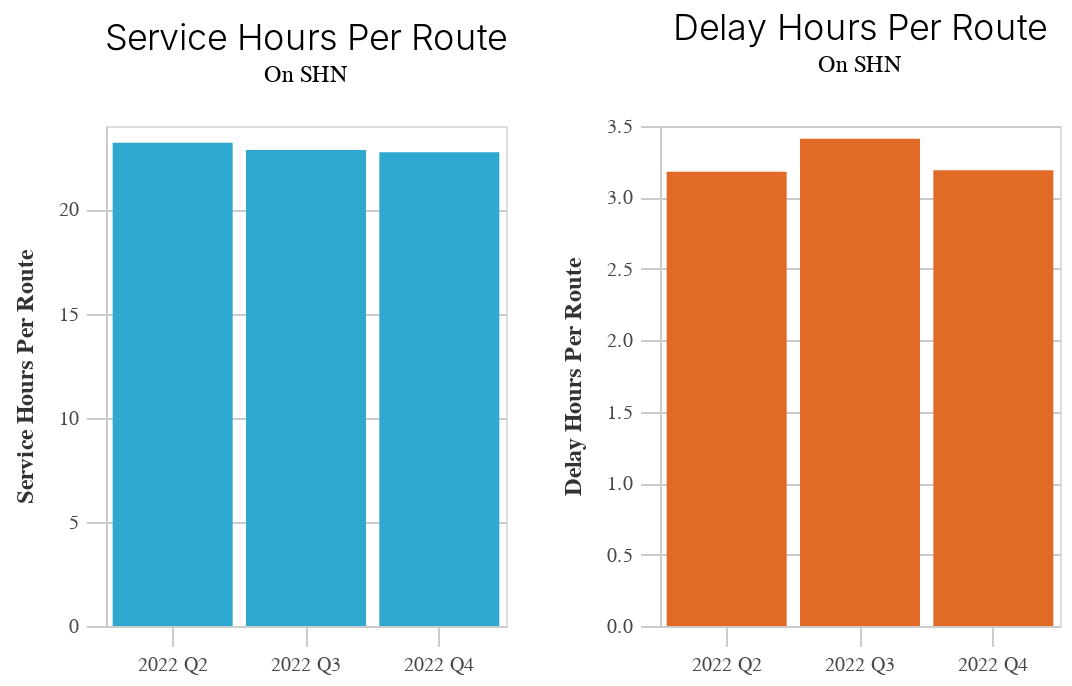

Source (notebook cell):
### Code cell
o1

### Figure 1 — Vega-Lite specification as saved in the notebook (floating-point values rounded to 4 significant figures)
{"config": {"view": {"continuousWidth": 400, "continuousHeight": 300}, "axis": {"domainColor": "#cbcbcb", "grid": true, "gridColor": "#cbcbcb", "gridWidth": 1, "labelColor": "#474747", "labelFont": "Nunito Sans", "labelFontSize": 10, "labelPadding": 4, "tickColor": "#cbcbcb", "tickSize": 10, "titleColor": "#333", "titleFont": "Raleway", "titleFontSize": 12, "titlePadding": 10}, "axisBand": {"grid": false}, "background": "white", "font": "Raleway", "header": {"labelFont": "Nunito Sans", "titleFont": "Raleway"}, "legend": {"labelColor": "#333", "labelFont": "Nunito Sans", "labelFontSize": 11, "labelLimit": 0, "padding": 1, "symbolSize": 30, "symbolType": "square", "titleColor": "#333", "titleFont": "Raleway", "titleFontSize": 14, "titlePadding": 10}, "title": {"anchor": "middle", "font": "Raleway", "fontSize": 18, "fontWeight": 300, "offset": 20}}, "hconcat": [{"data": {"name": "data-fed21458def2375e47e464b33cbbe147"}, "mark": "bar", "encoding": {"color": {"value": "#2EA8CE"}, "tooltip": [{"field": "year", "type": "quantitative"}, {"field": "quarter", "type": "nominal"}, {"field": "year_quarter", "type": "nominal"}, {"field": "variable", "type": "nominal"}, {"field": "category", "type": "nominal"}, {"field": "value", "type": "quantitative"}], "x": {"axis": {"format": "2022 Q%q"}, "field": "service_date", "timeUnit": "quarter", "title": null, "type": "ordinal"}, "y": {"field": "value", "title": "Service Hours Per Route", "type": "quantitative"}}, "height": 250, "selection": {"selector005": {"type": "interval", "bind": "scales", "encodings": ["x", "y"]}}, "title": {"text": "Service Hours Per Route", "subtitle": "On SHN"}, "width": 200}, {"data": {"name": "data-28715b743dba3ca18f33070750db53dc"}, "mark": "bar", "encoding": {"color": {"value": "#E16B26"}, "tooltip": [{"field": "year", "type": "quantitative"}, {"field": "quarter", "type": "nominal"}, {"field": "year_quarter", "type": "nominal"}, {"field": "variable", "type": "nominal"}, {"field": "category", "type": "nominal"}, {"field": "value", "type": "quantitative"}], "x": {"axis": {"format": "2022 Q%q"}, "field": "service_date", "timeUnit": "quarter", "title": null, "type": "ordinal"}, "y": {"field": "value", "title": "Delay Hours Per Route", "type": "quantitative"}}, "height": 250, "selection": {"selector006": {"type": "interval", "bind": "scales", "encodings": ["x", "y"]}}, "title": {"text": "Delay Hours Per Route", "subtitle": "On SHN"}, "width": 200}], "resolve": {"scale": {"y": "independent"}}, "spacing": 25, "$schema": "https://vega.github.io/schema/vega-lite/v4.17.0.json", "datasets": {"data-fed21458def2375e47e464b33cbbe147": [{"category": "On SHN", "variable": "service_hours_per_route", "value": 23.2, "service_date": "2022-05-04", "year_quarter": "Q2_2022", "quarter": "Q2", "year": 2022}, {"category": "On SHN", "variable": "service_hours_per_route", "value": 22.85, "service_date": "2022-08-17", "year_quarter": "Q3_2022", "quarter": "Q3", "year": 2022}, {"category": "On SHN", "variable": "service_hours_per_route", "value": 22.74, "service_date": "2022-10-12", "year_quarter": "Q4_2022", "quarter": "Q4", "year": 2022}], "data-28715b743dba3ca18f33070750db53dc": [{"category": "On SHN", "variable": "delay_hours_per_route", "value": 3.18, "service_date": "2022-05-04", "year_quarter": "Q2_2022", "quarter": "Q2", "year": 2022}, {"category": "On SHN", "variable": "delay_hours_per_route", "value": 3.41, "service_date": "2022-08-17", "year_quarter": "Q3_2022", "quarter": "Q3", "year": 2022}, {"category": "On SHN", "variable": "delay_hours_per_route", "value": 3.19, "service_date": "2022-10-12", "year_quarter": "Q4_2022", "quarter": "Q4", "year": 2022}]}}
